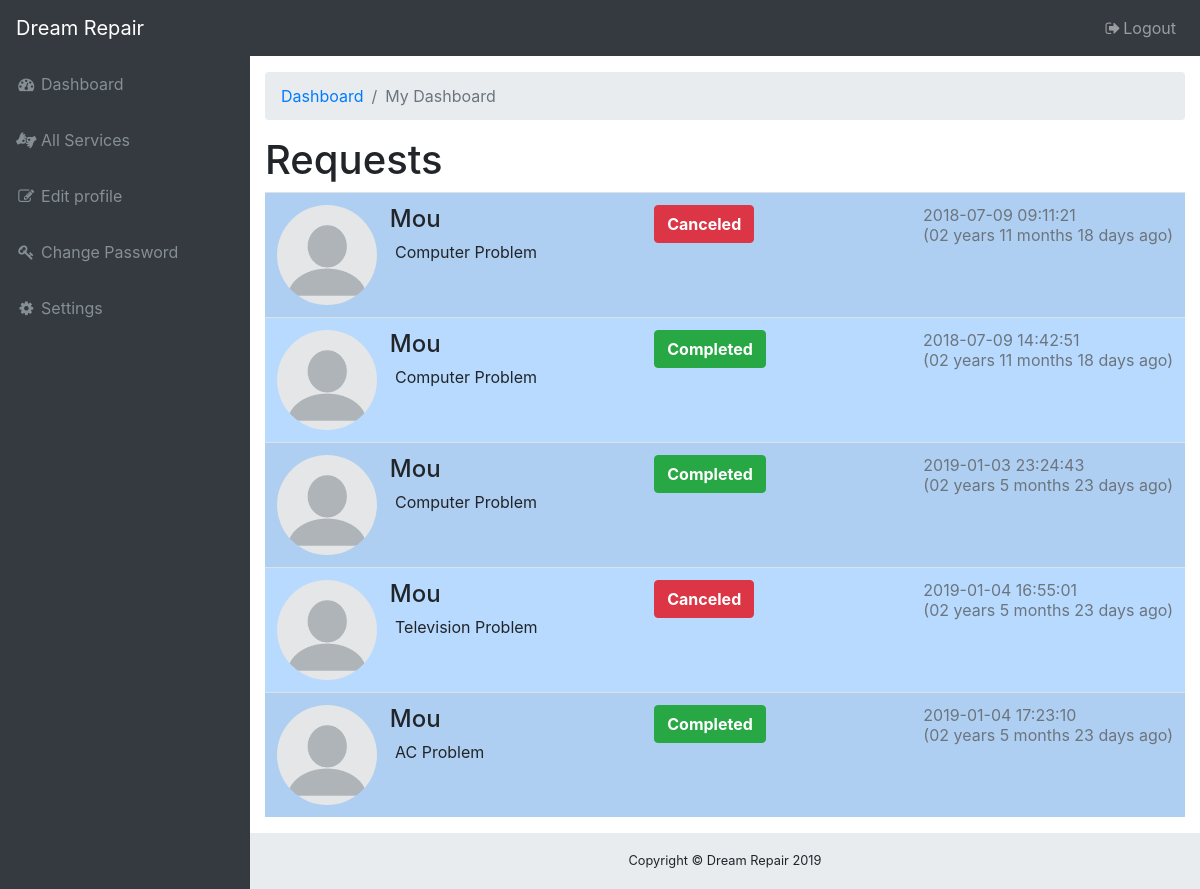
Screenshot of /app/service_provider_requests.php (signed in) with the database file from the repository.
### tables this page shows
CREATE TABLE `requests` (
  `RequestID` int(11) NOT NULL,
  `CustomerID` int(11) NOT NULL,
  `ExpertID` int(11) NOT NULL,
  `ServiceType` varchar(40) DEFAULT NULL,
  `ServiceAddress` varchar(240) DEFAULT NULL,
  `ProblemDescription` varchar(255) DEFAULT NULL,
  `PaymentDescription` varchar(255) DEFAULT NULL,
  `RequestingDate` timestamp NOT NULL DEFAULT CURRENT_TIMESTAMP,
  `Payment` float DEFAULT NULL,
  `Status` varchar(10) DEFAULT NULL
);

CREATE TABLE `users` (
  `ID` int(11) NOT NULL,
  `Name` varchar(100) NOT NULL,
  `Email` varchar(100) NOT NULL,
  `Password` varchar(100) NOT NULL,
  `Address` varchar(100) NOT NULL,
  `Type` varchar(100) NOT NULL,
  `PhoneNumber` varchar(100) DEFAULT NULL,
  `Rating` int(5) DEFAULT NULL,
  `MinimumPayment` float DEFAULT NULL,
  `SignInDate` timestamp NOT NULL DEFAULT CURRENT_TIMESTAMP
);

### data/data_access.php (called while the page is built, shortened)
<?php
    $host="127.0.0.1";
    $user="root";
    $pass="";
    $dbname="dreamrepair";
    $port=3306;
    function executeSQL($sql){
        global $host, $user, $pass, $dbname, $port;
        $link=mysqli_connect($host, $user, $pass, $dbname, $port);
        $result = mysqli_query($link, $sql);
        return $result;
    }
?>

### data/requests_data_access.php (called while the page is built, shortened)
<?php require_once "data_access.php"; ?>
<?php
	function requests_GetByExpertID($id)
	{
        $sql = "SELECT * FROM requests WHERE ExpertID='$id'";
        $result = executeSQL($sql);
        $requests = array();
        for($i=0; $row=mysqli_fetch_assoc($result); ++$i){
            $requests[$i] = $row;
        }
        return $requests;
    }
?>

### data/users_data_access.php (called while the page is built, shortened)
<?php require_once "data_access.php"; ?>
<?php
	function users_GetByID($id)
	{
        $sql = "SELECT * FROM users WHERE ID='$id'";
        $result = executeSQL($sql);
        $user = mysqli_fetch_assoc($result);
        return $user;
    }
?>

### service/users_service.php (called while the page is built, shortened)
<?php require_once "../data/users_data_access.php"; ?>
<?php
	function dateDifference($stDate)
	{
		$datetime1 = new DateTime("$stDate");
		$date=date('m/d/Y h:i:s a', time());
		$datetime2 = new DateTime("$date");
		$interval = $datetime1->diff($datetime2);
		return $interval->format('%Y years %m months %d days');
	}
?>

### app/service_provider_requests.php (the view, shortened to what this page needs)
<?php require_once "../service/users_service.php"; ?>
<html lang="en">
<head>
  <link href="vendor/bootstrap/css/bootstrap.min.css" rel="stylesheet">
  <link href="vendor/font-awesome/css/font-awesome.min.css" rel="stylesheet" type="text/css">
  <link href="vendor/datatables/dataTables.bootstrap4.css" rel="stylesheet">
  <link href="css/sb-admin.css" rel="stylesheet">
</head>
<body class="fixed-nav sticky-footer bg-dark" id="page-top">
  <nav class="navbar navbar-expand-lg navbar-dark bg-dark fixed-top" id="mainNav">
    <a class="navbar-brand" href="index.php">Dream Repair</a>
    <div class="collapse navbar-collapse" id="navbarResponsive">
      <ul class="navbar-nav navbar-sidenav" id="exampleAccordion">
        <li class="nav-item" data-toggle="tooltip" data-placement="right" title="Dashboard">
          <a class="nav-link" href="Dashboard.php">
            <i class="fa fa-fw fa-dashboard"></i>
            <span class="nav-link-text">Dashboard</span>
          </a>
        </li>
         <li class="nav-item" data-toggle="tooltip" data-placement="right" title="Dashboard">
          <a class="nav-link" href="service_provider_requests.php">
            <i class="fa fa-fw fa-american-sign-language-interpreting"></i>
            <span class="nav-link-text">All Services</span>
          </a>
        </li>
        <li class="nav-item" data-toggle="tooltip" data-placement="right" title="Dashboard">
          <a class="nav-link" href="Edit_profile_expert.php">
            <i class="fa fa-fw fa-edit"></i>
            <span class="nav-link-text">Edit profile</span>
          </a>
        </li>
        <li class="nav-item" data-toggle="tooltip" data-placement="right" title="Dashboard">
          <a class="nav-link" href="Change_password_expert.php">
            <i class="fa fa-fw fa-key"></i>
            <span class="nav-link-text">Change Password</span>
          </a>
        </li>
        <li class="nav-item" data-toggle="tooltip" data-placement="right" title="Tables">
          <a class="nav-link" href="navbar_expert.php">
            <i class="fa fa-fw fa-cog"></i>
            <span class="nav-link-text">Settings</span>
          </a>
        </li>
      </ul>
      <ul class="navbar-nav ml-auto">
        <li class="nav-item">
          <a class="nav-link" data-toggle="modal" data-target="#exampleModal">
            <i class="fa fa-fw fa-sign-out"></i>Logout</a>
        </li>
      </ul>
    </div>
  </nav>
  <div class="content-wrapper">
    <div class="container-fluid">
      <ol class="breadcrumb">
        <li class="breadcrumb-item">
          <a href="#">Dashboard</a>
        </li>
        <li class="breadcrumb-item active">My Dashboard</li>
      </ol>
      <section class="content">
					<h1>Requests</h1>
						<div class="panel panel-default">
							<div class="panel-body">
								<div class="table-container" >
									<table class="table table-filter table-primary table-striped">
										<tbody>
										<?php
											$requests=requests_GetByExpertID($_SESSION['Expert']['ID']);
											foreach($requests as $request)
											{
												?>
												<tr onclick="window.location='sevice_provider_user_request_details.php?Request=<?=$request['RequestID']?>';" style="cursor:pointer">
												<td>
													<div class="media">
														<a href="#" class="pull-left">
															<img src="images/user_pic.png" width="100px" class="media-photo rounded-circle">
														</a>
														<div class="media-body" >
															<h4 class="title">
																&nbsp <?=users_GetByID($request['CustomerID'])['Name']?>
															</h4>
															<p class="summary"> &nbsp  &nbsp <?=$request['ServiceType']?> Problem</p>
														</div>
													</div>
												</td>
												<td>
												<?php
												if($request['Status']=="Canceled"){ ?>
													<button type="button" style="cursor:default;" class="btn btn-danger btn-filter text-white" ><b>Canceled</b></button>
												<?php }
													?>
												<?php
												if($request['Status']=="Completed"){ ?>
													<button type="button" style="cursor:default;" class="btn btn-success btn-filter text-white" ><b>Completed</b></button>
												<?php }
													?>
												</td>
												<td>
													<span class="media-meta pull-right text-secondary"><?php  echo $request['RequestingDate']."<br/> (".dateDifference($request['RequestingDate'])." ago)"?></span>
												</td>
											</tr>
												<?php
											}
										?>
										</tbody>
									</table>
								</div>
							</div>
						</div>
					</div>
    <footer class="sticky-footer">
      <div class="container">
        <div class="text-center">
          <small>Copyright © Dream Repair 2019</small>
        </div>
      </div>
    </footer>
  </div>
</body>
</html>

### app/css/sb-admin.css (style rules this page uses)
html { position: relative; min-height: 100%; }
body { overflow-x: hidden; }
body.sticky-footer { margin-bottom: 56px; }
body.sticky-footer .content-wrapper { min-height: calc(100vh - 56px - 56px); }
body.fixed-nav { padding-top: 56px; }
.content-wrapper { min-height: calc(100vh - 56px); padding-top: 1rem; }
#mainNav .navbar-collapse { overflow: auto; max-height: 75vh; }
#mainNav .navbar-collapse .navbar-nav .nav-item .nav-link { cursor: pointer; }
@media (min-width: 992px) { #mainNav .navbar-brand { width: 250px; } }
@media (min-width: 992px) { #mainNav .navbar-collapse { overflow: visible; max-height: none; } }
@media (min-width: 992px) { #mainNav .navbar-collapse .navbar-sidenav { position: absolute; top: 0; left: 0; -webkit-flex-direction: column; -ms-flex-direction: column; flex-direction: column; margin-top: 56px; } }
@media (min-width: 992px) { #mainNav .navbar-collapse .navbar-sidenav > .nav-item { width: 250px; padding: 0; } }
@media (min-width: 992px) { #mainNav .navbar-collapse .navbar-sidenav > .nav-item > .nav-link { padding: 1em; } }
@media (min-width: 992px) { #mainNav.fixed-top .navbar-sidenav { height: calc(100vh - 112px); } }
.content-wrapper { overflow-x: hidden; background: white; }
@media (min-width: 992px) { .content-wrapper { margin-left: 250px; } }
#mainNav.navbar-dark .navbar-collapse .navbar-sidenav > .nav-item > .nav-link { color: #868e96; }
@media (min-width: 992px) { #mainNav.navbar-dark .navbar-collapse .navbar-sidenav { background: #343a40; } }
footer.sticky-footer { position: absolute; right: 0; bottom: 0; width: 100%; height: 56px; background-color: #e9ecef; line-height: 55px; }
@media (min-width: 992px) { footer.sticky-footer { width: calc(100% - 250px); } }

### rows the page displays
requests: CustomerID.Name "Mou", ServiceType "Computer", Status "Canceled", RequestingDate "2018-07-09 09:11:21", RequestingDate "02 years 11 months 18 days"
requests: CustomerID.Name "Mou", ServiceType "Computer", Status "Completed", RequestingDate "2018-07-09 14:42:51", RequestingDate "02 years 11 months 18 days"
requests: CustomerID.Name "Mou", ServiceType "Computer", Status "Completed", RequestingDate "2019-01-03 23:24:43", RequestingDate "02 years 5 months 23 days"
requests: CustomerID.Name "Mou", ServiceType "Television", Status "Canceled", RequestingDate "2019-01-04 16:55:01", RequestingDate "02 years 5 months 23 days"
requests: CustomerID.Name "Mou", ServiceType "AC", Status "Completed", RequestingDate "2019-01-04 17:23:10", RequestingDate "02 years 5 months 23 days"
